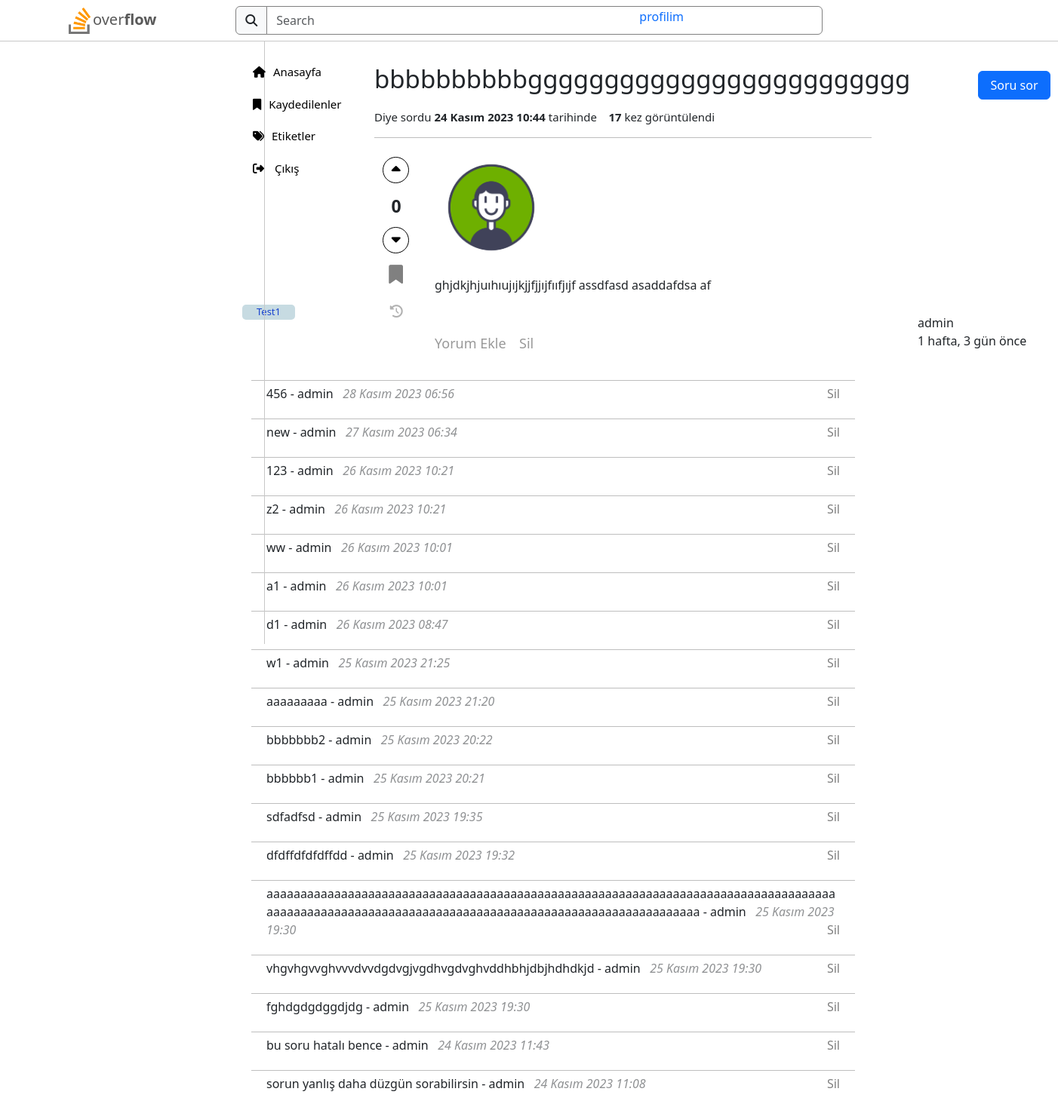
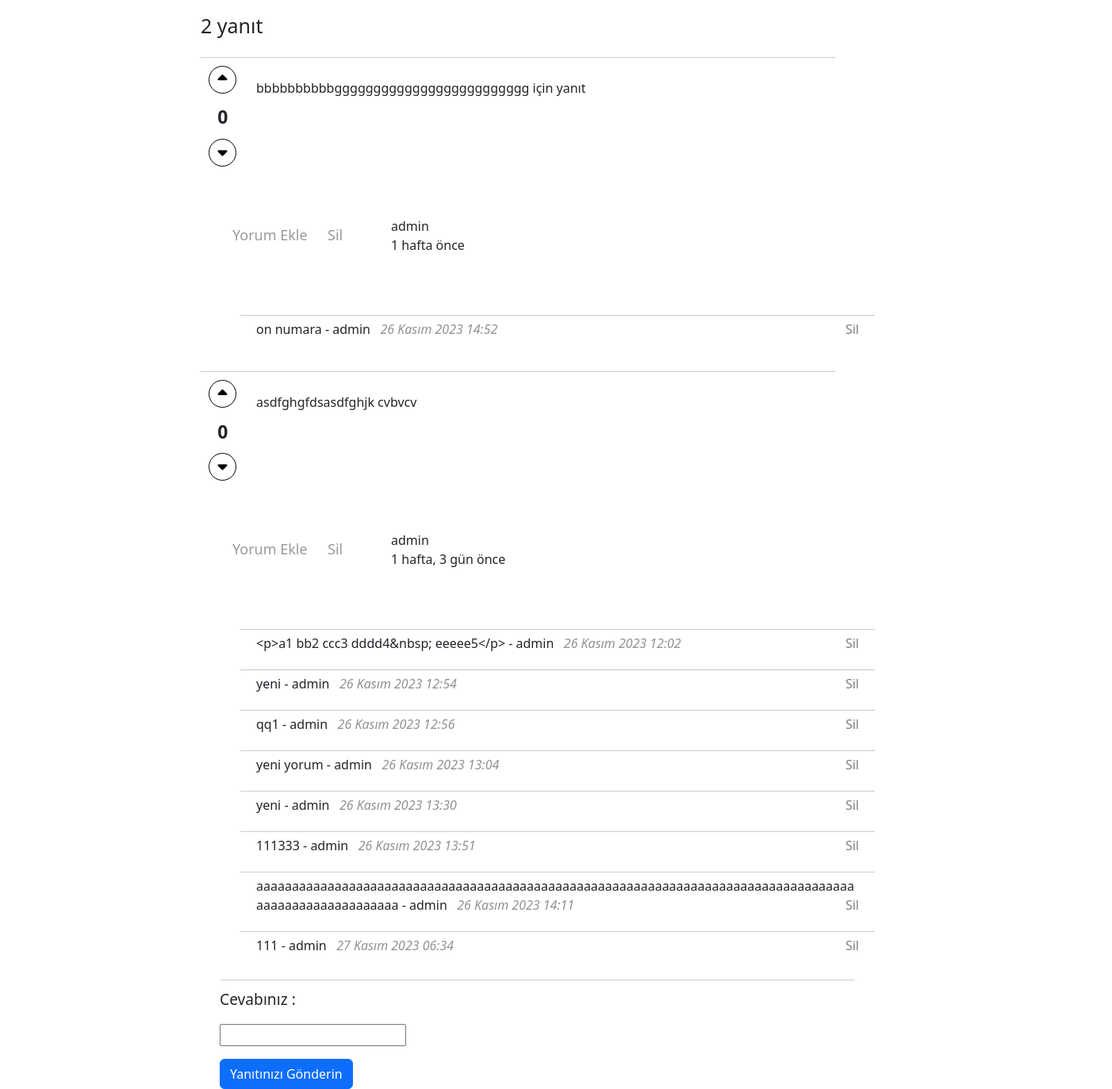
/detail/38/ (signed in), run on the app's committed database (2 pictures, top to bottom).
### pages/models.py (models this page shows, shortened)
class question(models.Model):
    title = models.CharField(max_length=100)
    context = RichTextUploadingField()
    user = models.ForeignKey(User, on_delete=models.CASCADE)
    published_date = models.DateTimeField(auto_now_add=True)
    view = models.IntegerField(default=0)
    votes = models.IntegerField(default=0)
    tags = models.ManyToManyField(Tags)
    def increment_view_count(self):
        self.view += 1
        self.save()

class Tags(models.Model):
    name = models.CharField(max_length=250)
    content = models.TextField()

class QuesComment(models.Model):
    comment = models.TextField()
    commentQues = models.ForeignKey(question, on_delete=models.CASCADE)
    commentUser = models.ForeignKey(User, on_delete=models.CASCADE)
    PubDate = models.DateTimeField(auto_now_add=True)

class answer(models.Model):
    answer = RichTextField()
    answerToTheQuestion = models.ForeignKey(question, on_delete=models.CASCADE, related_name='answer')
    user = models.ForeignKey(User, models.CASCADE)
    votes = models.IntegerField(default=0)
    published_date = models.DateTimeField(auto_now_add=True)

class comment(models.Model):
    comment = RichTextUploadingField()
    comment_answer = models.ForeignKey(answer, on_delete=models.CASCADE)
    comments_user = models.ForeignKey(User, on_delete=models.CASCADE)
    published_date = models.DateTimeField(auto_now_add=True)

### pages/views.py (the view)
# urls.py: path('detail/<int:pk>/', views.question_detail, name='questionDetail'),
def question_detail(request, pk):
    obje = question.objects.get(id=pk)
    questions = get_object_or_404(question, id=pk)
    saved_que = saved.objects.filter(user=request.user.id).values_list('que__id', flat=True)
    session_key = f'{pk}{request.user.id}' if request.user.is_authenticated else f'{pk}'
    if request.session.get(session_key, False):
        pass
    else:
        obje.increment_view_count()
        obje.save()
        request.session[session_key] = True
    question_answers = answer.objects.filter(answerToTheQuestion__id=pk).order_by('-published_date')
    question_comments = QuesComment.objects.filter(commentQues__id=pk).order_by('-PubDate')
    answer_count = question_answers.count()
    form = answerForm()
    return render(request, 'pages/detail.html', {'item': questions, 'answer': question_answers,
                                                  'saved_que': saved_que, 'answer_count': answer_count,
                                                  'question_comments': question_comments,
                                                  'form': form
                                                  })

### pages/forms.py
class answerForm(forms.ModelForm):
    answer = forms.CharField(widget=CKEditorUploadingWidget(attrs={'class': 'form-control', 'style':'width: 60rem; border: 1px solid black;'}), label='Cevabınız ')
    class Meta:
        model = answer
        fields = ('answer',)

### account/models.py (called while the page is built)
@receiver(post_save, sender=question)
def add_question_t0_user_profile(sender, instance, created, **kwargs):
    if created:
        user_profile = UserProfile.objects.get(user=instance.user)
        user_profile.user_questions.add(instance)

### templates/pages/detail.html (shortened to what this page needs)
{% extends 'base.html' %}
{% load static %}
{% load humanize %}
{% block context %}
<div class="container container_question">
    <div class="col-12">
        <div class="card_question" style="display: flex; align-items: center;">
            <p>{{ item.title }}</p>
            <a href="{% url 'formPage' %}" class="btn btn-primary" style="position: absolute; left: 50rem; width: 6rem;">Soru sor</a>
        </div>
        <div style="position: absolute; top: 9rem; left: 31rem; font-size: 15px; border-bottom: 1px solid rgb(190, 190, 190); margin-right: 7rem; width: 47%; padding-bottom: 15px;">
            Diye sordu <strong>{{ item.published_date }}</strong> tarihinde
            &nbsp;&nbsp;&nbsp;<strong>{{ item.view }}</strong> kez görüntülendi
        </div>
        <div style="position: absolute; top: 13rem; left: 31.7rem; font-size: larger; text-align: center;">
            <a style="text-decoration: none; color: black;" href="javascript:void(0)" onclick="toggleIncrease('{{item.id}}')"><i class="fa-solid fa-caret-up border-color"></i></a><br>
            <div style="position: absolute; top: 3rem; left: 0.7rem; font-size: 23px; font-weight: 600;"><p id="voteText{{item.id}}">{{ item.votes }}</p></div><br>
            <a style="text-decoration: none; color: black;" href="javascript:void(0)" onclick="toggleDecrease('{{item.id}}')"><i class="fa-solid fa-caret-down border-color"></i></a><br>
        </div>
        <div style="position: absolute; top: 22rem; left: 32.2rem;">
            <a href="{% url 'is_saved' pk=item.id %}"><i style="color: gray; font-size: 25px;" onclick="toggleSaved(this)"
            class="fas fa-bookmark {% if item.id in saved_que %} text-danger {% endif %}" type="button"></i></a>
        </div>
        <div style="position: absolute; top: 25rem; left: 32.3rem; font-size: 17px; opacity: 0.6;">
            <a class="history" href="{% url 'timeline' item.id %}" ><i class="fa-solid fa-clock-rotate-left"></i></a>
        </div>
        <div style="position: absolute; left: 36rem; top: 12rem; width: 50%; word-wrap: break-word; overflow: auto; height: 210px;">
            <p class="card-text h6">{{ item.context|safe }}</p><br>
        </div>
        <div style="position: relative; top: 430px; left: 180px;">
            {% for tag in item.tags.all %}
                <a href="{% url 'tag_detail' tag.name %}" class="tag" style="display: inline-block; margin-right: 5px;">{{ tag.name }}</a>
            {% endfor %}
        </div>
        <div class="col-12">
            {% for comment in question_comments %}
                <div style="width: 50rem; transform: translateX(12rem) translateY(30rem); border-top: 1px solid rgb(190, 190, 190); word-wrap: break-word; padding: 5px 20px 5px 20px;">
                    <p>{{ comment.comment }} - {{ comment.commentUser }} &nbsp; <em style="opacity: 0.5;">{{ comment.PubDate }}</em>{% if comment.commentUser == request.user or request.user.is_superuser %}<a href="{% url 'question_comments_delete' comment.id %}" class="stil" style="float: right;">Sil</a>{% endif %}</p>
                </div>
            {% endfor %}
            <a href="{% url 'quesCommentForm' item.id %}" class="stil" style="position: absolute; top: 27rem; left: 36rem; display: block; margin-top: 10px;"><p style="opacity: 0.8; font-size: large;">Yorum Ekle</a></p>
            {% if item.user == request.user or request.user.is_superuser %}
                <a href="{% url 'question_delete' item.id %}" class="stil" style="position: absolute; top: 27rem; left: 43rem; display: block; margin-top: 10px;"><p style="opacity: 0.8; font-size: large;">Sil</a></p>
            {% endif %}
            <span style="position: absolute; left: 76rem; top: 26rem;">{{ item.user.username }}<br>{{ item.published_date|naturaltime }}</span>
        </div>
        <div style="margin-top: 31rem; margin-left: 7rem;">
            {% if answer|length != 0 %}
            <div style="font-size: 25px;">
                {{ answer_count }} yanıt
            </div>
            {% endif %}
            {% for item in answer %}
                <div style="width: 800px; margin-top: 80px; {% if forloop.first %} margin-top: 20px; {% endif %} border-top: 1px solid #ccc; padding: 10px;">
                    <div style="font-size: larger; text-align: center; width: 2.5rem;">
                        <a style="text-decoration: none; color: black;" href="javascript:void(0)" onclick="toggleAnswerVoteIncrease('{{item.id}}')"><i class="fa-solid fa-caret-up border-color"></i></a><br>
                        <div style="font-size: 23px; font-weight: 600; float: left;"><p id="answerVoteText{{item.id}}" style="margin: -1rem 0rem -1rem 0.7rem;">{{ item.votes }}</p></div><br>
                        <a style="text-decoration: none; color: black;" href="javascript:void(0)" onclick="toggleAnswerVoteDecrease('{{item.id}}')"><i class="fa-solid fa-caret-down border-color"></i></a><br>
                    </div>
                </div>
                <div class="col-12" style="width: 90%; margin: -150px 0px 0px 70px;">
                    <p style="position: absolute; top: 0; left: 10rem;">{{ item.answer|safe }}</p>
                </div>
                <a href="{% url 'comment_form' item.id %}" class="stil" style="display: block; margin: 10rem 0px -48px 40px; opacity: 0.8; font-size: large; width: 6rem;">Yorum Ekle</a>
                {% if item.user == request.user or request.user.is_superuser %}
                    <a href="{% url 'answer_delete' item.id %}" class="stil" style="display: block; position: relative; top: 1.3rem; left: 10rem; opacity: 0.8; font-size: large; width: 1.5rem;">Sil</a>
                {% endif %}
                <span style="position: relative; left: 15rem; top: -1rem;">{{ item.user.username }}<br>{{ item.published_date|naturaltime }}</span>
                {% for comment in item.comment_set.all %}
                    <div style="border-top: 1px solid #ccc; margin: 60px 0px -60px 50px; padding: 5px 20px 5px 20px; word-wrap: break-word; width: 50rem;">
                        <p>{{ comment.comment }} - {{ comment.comments_user }} &nbsp; <em style="opacity: 0.5;">{{ comment.published_date }}</em>{% if comment.commentUser == request.user or request.user.is_superuser %}<a href="{% url 'answer_comments_delete' comment.id %}" class="stil" style="float: right;">Sil</a>{% endif %}</p>
                    </div>
                {% endfor %}
            {% endfor %}
        </div>
        <div class="container">
            <div class="row">
                <div class="col">
                    <div style="margin-top: 70px; margin-left: 7rem;">
                        <form action="{% url 'answer_question' item.id %}" method="post">
                            <p><label style="width: 800px;" for="{{ form.answer.id_for_label }}">Cevabınız :</label></p>
                            <p>{{ form.answer }}</p>
                            <div>
                                <button type="submit" class="btn btn-primary">Yanıtınızı Gönderin</button>
                            </div>
                        </form>
                    </div>
                </div>
            </div>
        </div>
    </div>
</div>
{% endblock context %}

### static/nav.css (style rules this page uses)
* { margin: 0; padding: 0; box-sizing: border-box; list-style-type: none; }

### templates/pages/detail.html (style rules this page uses)
.container_question { display: flex; justify-content: center; padding-left: 100px; }
.tag { display: inline-block; text-decoration: none; color: rgb(24, 67, 206); background: #c7dbe2; width: 70px; height: 20px; border-radius: 5px; text-align: center; transform: translateY(-30px); font-size: small; }
.card_question { position: absolute; top: 5rem; left: 31rem; font-size: 33px; font-weight: 400; }
.stil { color: gray; transition: .5s ease; text-decoration: none; }
.border-color { border: 1px solid black; border-radius: 50%; width: 35px; height: 35px; display: flex; align-items: center; justify-content: center; }
label[for="id_answer"] { border-top: 1px solid #ccc; width: 100%; font-size: larger; padding-top: 10px; }
.history { text-decoration: none; color: gray; transition: .3s ease; }

### data on the page
question: title "bbbbbbbbbbggggggggggggggggggggggggg", published_date "24 Kasım 2023 10:44", view "17", votes "0", context (picture), context "ghjdkjhjuıhıujıjkjjfjjıjfııfjıjf assdfasd asaddafdsa af", user.username "admin", published_date "1 hafta, 3 gün önce"
Tags: name "Test1"
QuesComment: comment "456", commentUser "admin", PubDate "28 Kasım 2023 06:56", shows "Sil"
QuesComment: comment "new", commentUser "admin", PubDate "27 Kasım 2023 06:34", shows "Sil"
QuesComment: comment "123", commentUser "admin", PubDate "26 Kasım 2023 10:21", shows "Sil"
QuesComment: comment "z2", commentUser "admin", PubDate "26 Kasım 2023 10:21", shows "Sil"
QuesComment: comment "ww", commentUser "admin", PubDate "26 Kasım 2023 10:01", shows "Sil"
QuesComment: comment "a1", commentUser "admin", PubDate "26 Kasım 2023 10:01", shows "Sil"
QuesComment: comment "d1", commentUser "admin", PubDate "26 Kasım 2023 08:47", shows "Sil"
QuesComment: comment "w1", commentUser "admin", PubDate "25 Kasım 2023 21:25", shows "Sil"
QuesComment: comment "aaaaaaaaa", commentUser "admin", PubDate "25 Kasım 2023 21:20", shows "Sil"
QuesComment: comment "bbbbbbb2", commentUser "admin", PubDate "25 Kasım 2023 20:22", shows "Sil"
QuesComment: comment "bbbbbb1", commentUser "admin", PubDate "25 Kasım 2023 20:21", shows "Sil"
QuesComment: comment "sdfadfsd", commentUser "admin", PubDate "25 Kasım 2023 19:35", shows "Sil"
QuesComment: comment "dfdffdfdfdffdd", commentUser "admin", PubDate "25 Kasım 2023 19:32", shows "Sil"
QuesComment: comment "aaaaaaaaaaaaaaaaaaaaaaaaaaaaaaaaaaaaaaaaaaaaaaaaaaaaaaaaaaaaaaaaaaaaaaaaaaaaaaaaaaaaaaaaaaaaaaaaaaaaaaaaaaaaaaaaaaaaaaaaaaaaaaaaaaaaaaaaaaaaaaaaaaaa", commentUser "admin", PubDate "25 Kasım 2023 19:30", shows "Sil"
QuesComment: comment "vhgvhgvvghvvvdvvdgdvgjvgdhvgdvghvddhbhjdbjhdhdkjd", commentUser "admin", PubDate "25 Kasım 2023 19:30", shows "Sil"
QuesComment: comment "fghdgdgdggdjdg", commentUser "admin", PubDate "25 Kasım 2023 19:30", shows "Sil"
QuesComment: comment "bu soru hatalı bence", commentUser "admin", PubDate "24 Kasım 2023 11:43", shows "Sil"
QuesComment: comment "sorun yanlış daha düzgün sorabilirsin", commentUser "admin", PubDate "24 Kasım 2023 11:08", shows "Sil"
answer: votes "0", answer "bbbbbbbbbbggggggggggggggggggggggggg için yanıt", shows "Sil", user.username "admin", published_date "1 hafta önce"
comment: comment "on numara", comments_user "admin", published_date "26 Kasım 2023 14:52"
answer: votes "0", answer "asdfghgfdsasdfghjk cvbvcv", shows "Sil", user.username "admin", published_date "1 hafta, 3 gün önce"
comment: comment "<p>a1 bb2 ccc3 dddd4&nbsp; eeeee5</p>", comments_user "admin", published_date "26 Kasım 2023 12:02"
comment: comment "yeni", comments_user "admin", published_date "26 Kasım 2023 12:54"
comment: comment "qq1", comments_user "admin", published_date "26 Kasım 2023 12:56"
comment: comment "yeni yorum", comments_user "admin", published_date "26 Kasım 2023 13:04"
comment: comment "yeni", comments_user "admin", published_date "26 Kasım 2023 13:30"
comment: comment "111333", comments_user "admin", published_date "26 Kasım 2023 13:51"
comment: comment "aaaaaaaaaaaaaaaaaaaaaaaaaaaaaaaaaaaaaaaaaaaaaaaaaaaaaaaaaaaaaaaaaaaaaaaaaaaaaaaaaaaaaaaaaaaaaaaaaaaaaaaa", comments_user "admin", published_date "26 Kasım 2023 14:11"
comment: comment "111", comments_user "admin", published_date "27 Kasım 2023 06:34"

### other printed values
{{ answer_count }} "2"
